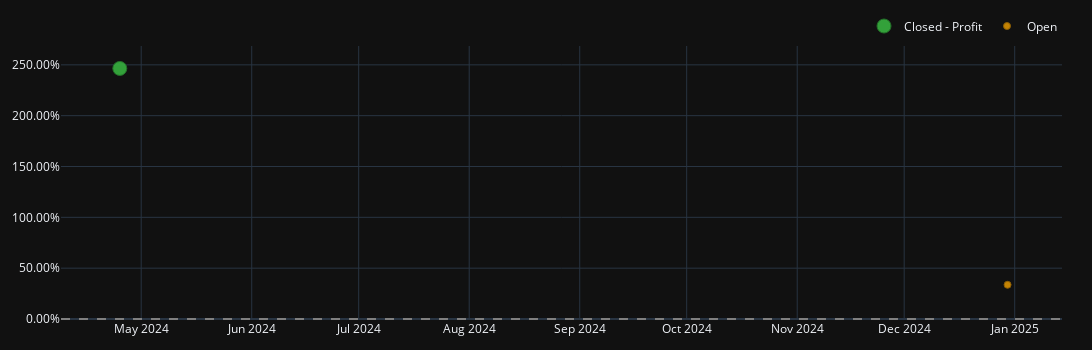

The notebook cell saved with this chart:
### Code cell
fig = portfolio.plot_trade_pnl()
fig.update_layout(template='plotly_dark', width=1200)
fig.show()

### Figure 1 — Plotly figure (JSON) as saved in the notebook; plotly's stock layout.template omitted (floating-point values rounded to 4 significant figures)
{"data": [{"customdata": [[0, 0, 24620.0, 2.465]], "hovertemplate": "Exit Trade Id: %{customdata[0]}<br>Position Id: %{customdata[1]}<br>Exit Timestamp: %{x}<br>PnL: %{customdata[2]:.6f}<br>Return: %{customdata[3]:.2%}", "marker": {"color": "#37B13F", "line": {"color": "rgb(38,123,44)", "width": 1}, "opacity": [0.9], "size": [14], "symbol": "circle"}, "mode": "markers", "name": "Closed - Profit", "type": "scatter", "uid": "be27d07b-4c26-44c7-8ff2-88e436fc4b73", "x": ["2024-04-25T00:00:00"], "y": [2.465]}, {"customdata": [[1, 1, 11640.0, 0.3364]], "hovertemplate": "Exit Trade Id: %{customdata[0]}<br>Position Id: %{customdata[1]}<br>Exit Timestamp: %{x}<br>PnL: %{customdata[2]:.6f}<br>Return: %{customdata[3]:.2%}", "marker": {"color": "#FFAA00", "line": {"color": "rgb(178,118,0)", "width": 1}, "opacity": [0.75], "size": [7], "symbol": "circle"}, "mode": "markers", "name": "Open", "type": "scatter", "uid": "ef368a1e-aeaa-437b-97b2-7f8aaa109540", "x": ["2024-12-30T00:00:00"], "y": [0.3364]}], "layout": {"height": 350, "legend": {"orientation": "h", "traceorder": "normal", "x": 1, "xanchor": "right", "y": 1.02, "yanchor": "bottom"}, "margin": {"b": 30, "l": 30, "r": 30, "t": 30}, "shapes": [{"line": {"color": "gray", "dash": "dash"}, "type": "line", "x0": 0, "x1": 1, "xref": "paper", "y0": 0, "y1": 0, "yref": "y"}], "width": 1200, "yaxis": {"tickformat": ".2%"}}}
